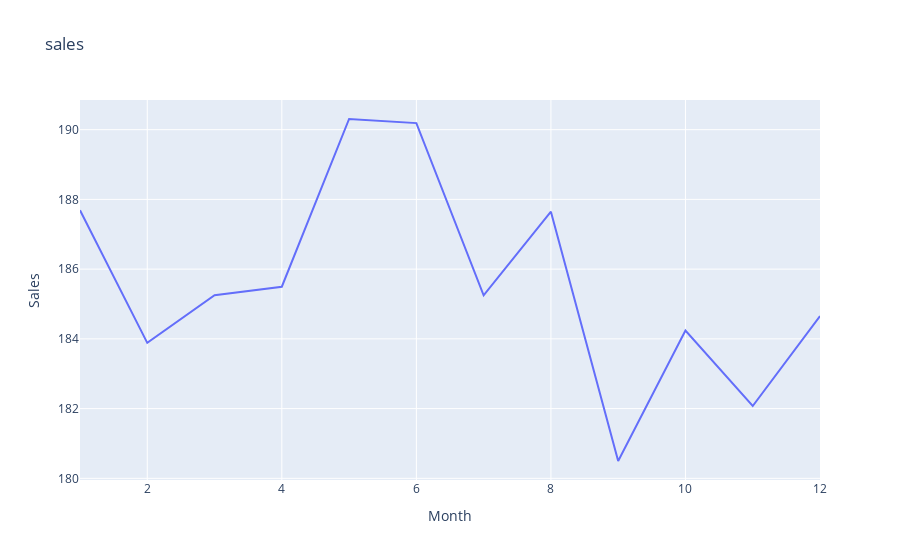

Here is the notebook cell this chart was saved with:
### Code cell
fig = px.line(month, x = "Month", y = "Sales", title="sales")
fig.show()

### Figure 1 — Plotly figure (JSON) as saved in the notebook; plotly's stock layout.template omitted (floating-point values rounded to 4 significant figures)
{"data": [{"hovertemplate": "Month=%{x}<br>Sales=%{y}<extra></extra>", "legendgroup": "", "line": {"color": "#636efa", "dash": "solid"}, "marker": {"symbol": "circle"}, "mode": "lines", "name": "", "orientation": "v", "showlegend": false, "type": "scatter", "x": [1, 2, 3, 4, 5, 6, 7, 8, 9, 10, 11, 12], "xaxis": "x", "y": [187.7, 183.9, 185.3, 185.5, 190.3, 190.2, 185.2, 187.6, 180.5, 184.2, 182.1, 184.7], "yaxis": "y"}], "layout": {"legend": {"tracegroupgap": 0}, "title": {"text": "sales"}, "xaxis": {"anchor": "y", "domain": [0, 1], "title": {"text": "Month"}}, "yaxis": {"anchor": "x", "domain": [0, 1], "title": {"text": "Sales"}}}}
